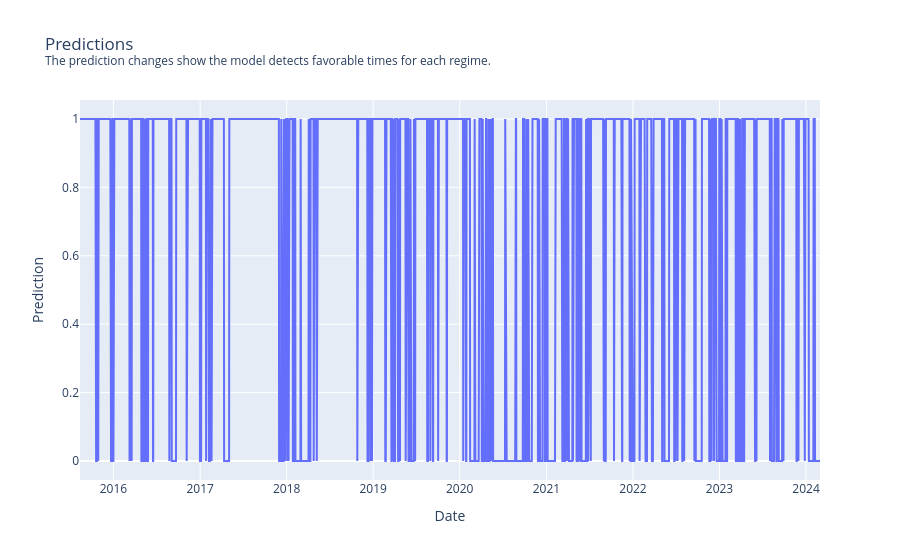

Here is the notebook cell this chart was saved with:
### Markdown cell above
# Plot Out of Sample Results
Let's produce a plot to show the predicted regimes over the out-of-sample dataset.

### Code cell
import plotly.graph_objects as go

predictions = pd.Series(y_hat.flatten(), index=label[-len(y_test):].index)
go.Figure(
    go.Scatter(
        x=predictions.index, y=predictions.values, name='Predictions'
    ),
    dict(
        title="Predictions<br><sup>The prediction changes show the "
            + "model detects favorable times for each regime.</sup>", 
        xaxis_title="Date", yaxis_title="Prediction"
    )
).show()

### Figure 1 — Plotly figure (JSON) as saved in the notebook; plotly's stock layout.template omitted (floating-point values rounded to 4 significant figures; data arrays with more than 128 entries replaced by an {"elided": "..."} marker saying what was removed)
{"data": [{"name": "Predictions", "type": "scatter", "x": {"elided": "2151 str values"}, "y": {"elided": "2151 int values"}}], "layout": {"autosize": true, "title": {"text": "Predictions<br><sup>The prediction changes show the model detects favorable times for each regime.</sup>"}, "xaxis": {"autorange": true, "range": ["2015-08-13", "2024-02-29"], "title": {"text": "Date"}, "type": "date"}, "yaxis": {"autorange": true, "range": [-0.05556, 1.056], "title": {"text": "Prediction"}, "type": "linear"}}}
